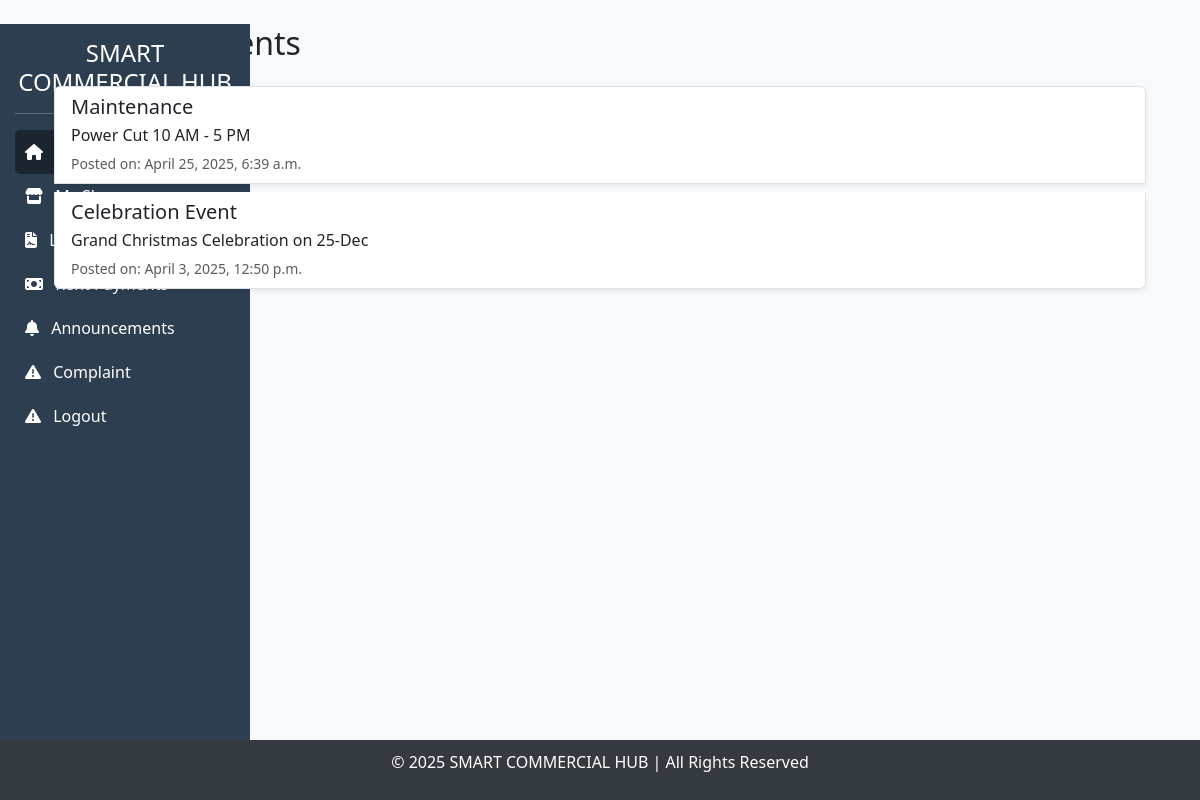
Page /announcements/ on the committed database.
### hub/models.py (models this page shows, shortened)
class Announcement(models.Model):
    id = models.AutoField(primary_key=True)
    title = models.CharField(max_length=100)
    message = models.CharField(max_length=255)
    published_by = models.ForeignKey(User, on_delete=models.SET_NULL, null=True, blank=True)
    status = models.CharField(max_length=10, choices=STATUS_CHOICES, default='draft')
    created_at = models.DateTimeField(auto_now_add=True)
    updated_at = models.DateTimeField(auto_now=True)
    published_at = models.DateTimeField(null=True, blank=True)

### hub/views.py (the view)
# urls.py: path('announcements/', announcements, name='announcements'),
def announcements(request):
    announcements = Announcement.objects.all().order_by("-created_at")
    return render(request, "tenant/announcements.html", {"announcements": announcements})

### templates/tenant/announcements.html
{% extends 'tenant/base.html' %}
{% block content %}
<div class="container mt-4">
    <h2 class="mb-4">Announcements</h2>
    {% if announcements %}
        <div class="list-group">
            {% for announcement in announcements %}
                <div class="list-group-item list-group-item-action mb-2 shadow-sm">
                    <h5 class="mb-1">{{ announcement.title }}</h5>
                    <p class="mb-1">{{ announcement.message }}</p>
                    <small class="text-muted">Posted on: {{ announcement.created_at }}</small>
                </div>
            {% endfor %}
        </div>
    {% else %}
        <div class="alert alert-info">No announcements available.</div>
    {% endif %}
</div>
{% endblock %}

### templates/tenant/base.html (style rules this page uses)
body { background-color: #f8f9fa; }

### rows in the picture
Announcement: title "Maintenance", message "Power Cut 10 AM - 5 PM", created_at "April 25, 2025, 6:39 a.m."
Announcement: title "Celebration Event", message "Grand Christmas Celebration on 25-Dec", created_at "April 3, 2025, 12:50 p.m."
